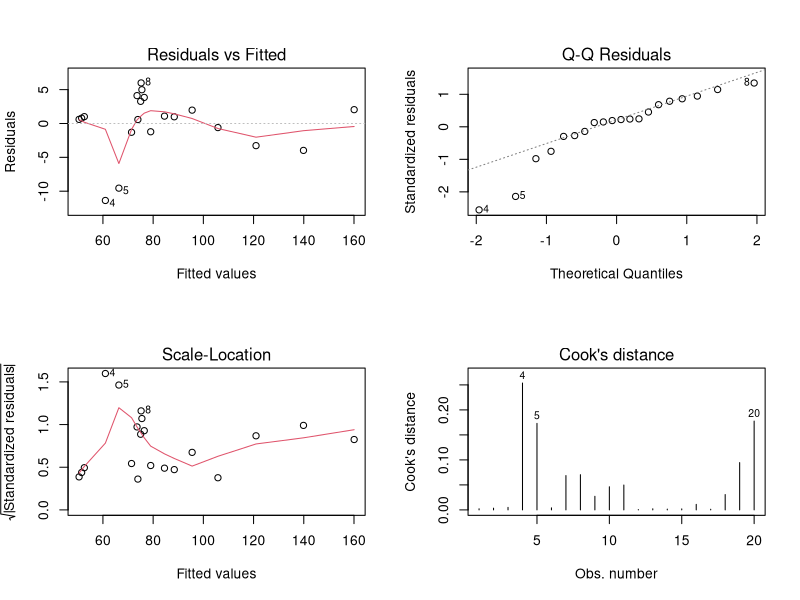

Write R code to recreate this figure.
setwd("C:\\data\\bab5\\")
tentara <- read.table("regresiberganda.txt",header=TRUE, sep="", 
                na.strings="NA", dec=".", strip.white=TRUE)
out<-lm(Y~X2+X3+X4+X5,data=tentara)
#out1<-lm(Y~ .,data=tentara)
summary(out)

bestmodel <- step(out) #backward
summary(bestmodel)
#diagnostic plot
par(mfrow=c(2,2))
plot(bestmodel,which=c(1:4))

m1 <- lm(formula = Y ~ X2 + X3 + X4 + X5, data = tentara)
m2 <- lm(formula = Y ~ X2 + X4 + X5, data = tentara)
anova(m1,m2)

m3 <- lm(formula = Y ~  X4 + X5 , data = tentara)
anova(m1,m3)
